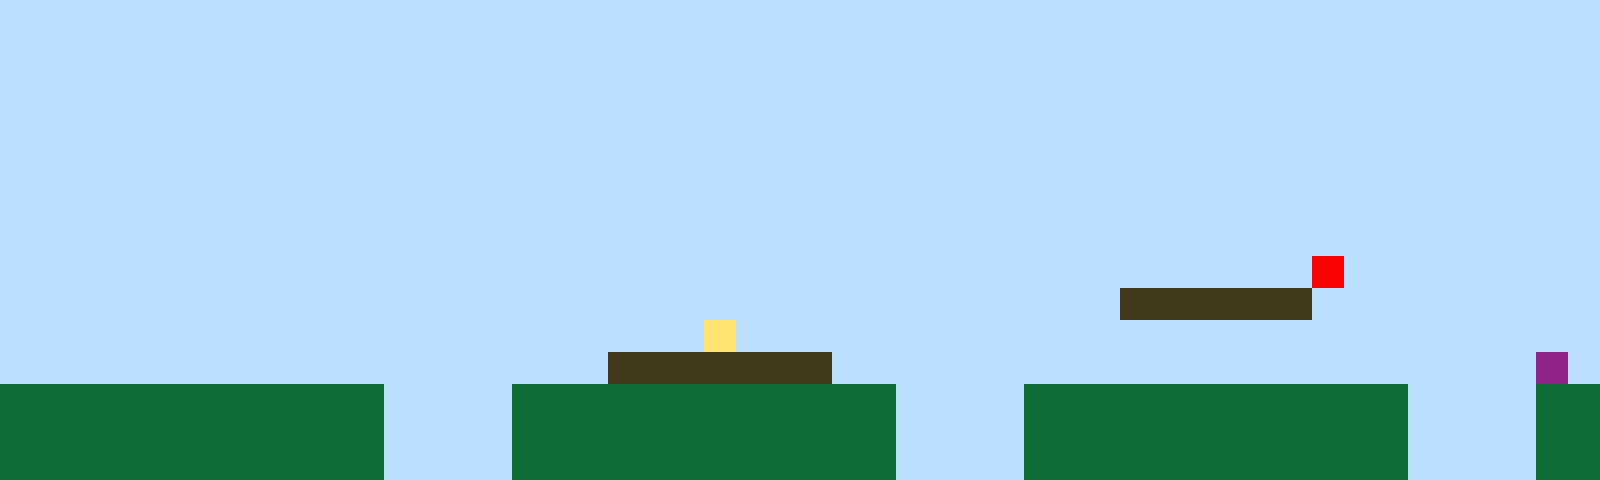

This is a level from a 2D game, rendered from its Tiled map with the project's own tilesets. A one-line summary and the complete map file follow:
An orthogonal 50x15 tile map with 32x32 px tiles, 1 tile layer (Tile Layer 1).

<map version="1.10" tiledversion="1.11.2" orientation="orthogonal" renderorder="right-up" width="50" height="15" tilewidth="32" tileheight="32" infinite="0" nextlayerid="2" nextobjectid="1"><editorsettings><export target="map1.csv" format="csv" /></editorsettings><tileset firstgid="1" name="sprites" tilewidth="32" tileheight="32" tilecount="6" columns="3"><image source="sprites.png" width="96" height="64" /></tileset><layer id="1" name="Tile Layer 1" width="50" height="15"><data encoding="csv">1,1,1,1,1,1,1,1,1,1,1,1,1,1,1,1,1,1,1,1,1,1,1,1,1,1,1,1,1,1,1,1,1,1,1,1,1,1,1,1,1,1,1,1,1,1,1,1,1,1,1,1,1,1,1,1,1,1,1,1,1,1,1,1,1,1,1,1,1,1,1,1,1,1,1,1,1,1,1,1,1,1,1,1,1,1,1,1,1,1,1,1,1,1,1,1,1,1,1,1,1,1,1,1,1,1,1,1,1,1,1,1,1,1,1,1,1,1,1,1,1,1,1,1,1,1,1,1,1,1,1,1,1,1,1,1,1,1,1,1,1,1,1,1,1,1,1,1,1,1,1,1,1,1,1,1,1,1,1,1,1,1,1,1,1,1,1,1,1,1,1,1,1,1,1,1,1,1,1,1,1,1,1,1,1,1,1,1,1,1,1,1,1,1,1,1,1,1,1,1,1,1,1,1,1,1,1,1,1,1,1,1,1,1,1,1,1,1,1,1,1,1,1,1,1,1,1,1,1,1,1,1,1,1,1,1,1,1,1,1,1,1,1,1,1,1,1,1,1,1,1,1,1,1,1,1,1,1,1,1,1,1,1,1,1,1,1,1,1,1,1,1,1,1,1,1,1,1,1,1,1,1,1,1,1,1,1,1,1,1,1,1,1,1,1,1,1,1,1,1,1,1,1,1,1,1,1,1,1,1,1,1,1,1,1,1,1,1,1,1,1,1,1,1,1,1,1,1,1,1,1,1,1,1,1,1,1,1,1,1,1,1,1,1,1,1,1,1,1,1,1,1,1,1,1,1,1,1,1,1,1,1,1,1,1,1,1,1,1,1,1,1,1,1,1,1,1,1,1,1,1,1,1,1,1,1,1,1,1,1,1,1,1,1,1,1,1,1,1,1,1,1,1,1,1,1,1,1,1,1,1,1,1,1,1,1,1,1,1,1,1,1,1,1,1,1,1,1,1,1,1,1,1,1,1,1,1,1,1,1,1,5,1,1,1,1,1,1,1,1,1,1,1,1,1,1,1,1,1,1,1,1,1,1,1,1,1,1,1,1,1,1,1,1,1,1,1,1,1,1,1,1,1,1,1,3,3,3,3,3,3,1,1,1,1,1,1,1,1,1,1,1,1,1,1,1,1,1,1,1,1,1,1,1,1,1,1,1,1,1,1,1,4,1,1,1,1,1,1,1,1,1,1,1,1,1,1,1,1,1,1,1,1,1,1,1,1,1,1,1,1,1,1,1,1,1,1,1,1,1,1,1,1,1,1,1,1,1,1,3,3,3,3,3,3,3,1,1,1,1,1,1,1,1,1,1,1,1,1,1,1,1,1,1,1,1,1,1,6,1,2,2,2,2,2,2,2,2,2,2,2,2,1,1,1,1,2,2,2,2,2,2,2,2,2,2,2,2,1,1,1,1,2,2,2,2,2,2,2,2,2,2,2,2,1,1,1,1,2,2,2,2,2,2,2,2,2,2,2,2,2,2,1,1,1,1,2,2,2,2,2,2,2,2,2,2,2,2,1,1,1,1,2,2,2,2,2,2,2,2,2,2,2,2,1,1,1,1,2,2,2,2,2,2,2,2,2,2,2,2,2,2,1,1,1,1,2,2,2,2,2,2,2,2,2,2,2,2,1,1,1,1,2,2,2,2,2,2,2,2,2,2,2,2,1,1,1,1,2,2</data></layer></map>
